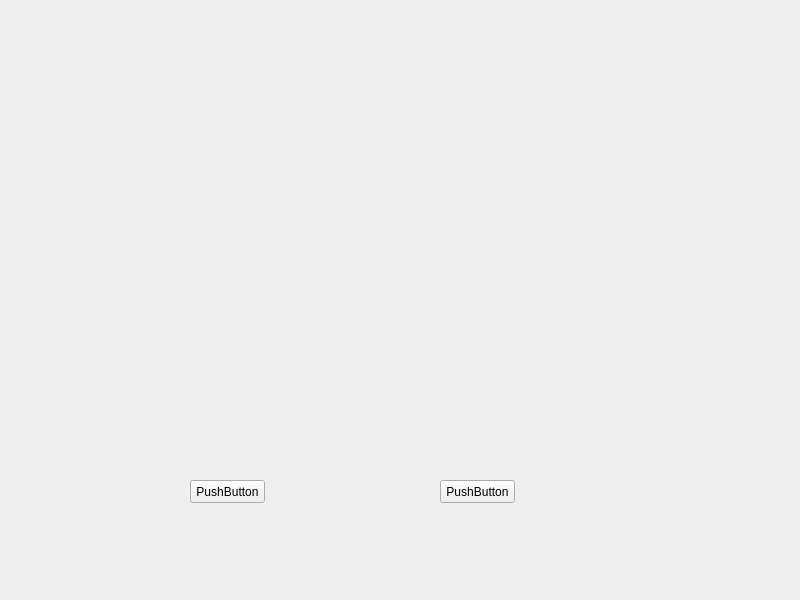
<?xml version="1.0" encoding="UTF-8"?>
<ui version="4.0">
 <class>Widget</class>
 <widget class="QWidget" name="Widget">
  <property name="geometry">
   <rect>
    <x>0</x>
    <y>0</y>
    <width>800</width>
    <height>600</height>
   </rect>
  </property>
  <property name="windowTitle">
   <string>Widget</string>
  </property>
  <widget class="QPushButton" name="pushButton">
   <property name="geometry">
    <rect>
     <x>190</x>
     <y>480</y>
     <width>75</width>
     <height>23</height>
    </rect>
   </property>
   <property name="text">
    <string>PushButton</string>
   </property>
  </widget>
  <widget class="QPushButton" name="pushButton_2">
   <property name="geometry">
    <rect>
     <x>440</x>
     <y>480</y>
     <width>75</width>
     <height>23</height>
    </rect>
   </property>
   <property name="text">
    <string>PushButton</string>
   </property>
  </widget>
  <widget class="QLabel" name="label">
   <property name="geometry">
    <rect>
     <x>210</x>
     <y>120</y>
     <width>351</width>
     <height>201</height>
    </rect>
   </property>
   <property name="text">
    <string> </string>
   </property>
  </widget>
 </widget>
 <resources/>
 <connections/>
</ui>
